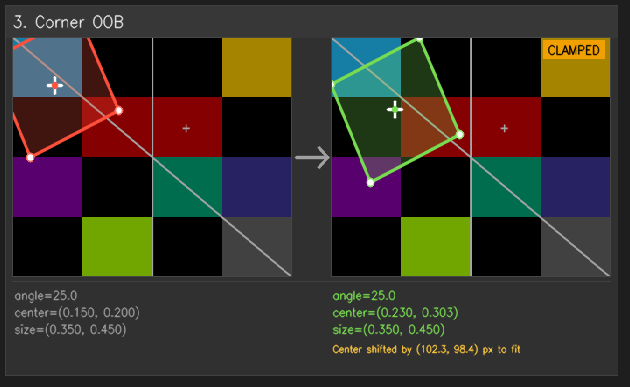
#> input picture img/bad_example.png, 630 x 387 px
$ python -i visualize_clamping.py   (imports and definitions only)
#> lines starting #> are read from the running program, lines starting #| are printed output that depends on the picture; after the words box and inside, x2 and y2 are one past the last pixel; in counts of white or black regions, pixels touching at a corner belong together
#> further down, picture is the input picture: shape (387, 630, 3); mean B, G, R 41.6, 49.1, 53.9
import argparse
import sys
from pathlib import Path

import cv2
import numpy as np

sys.path.insert(0, str(Path(__file__).parent.parent))

from utils.rotated_crop import compute_rotated_corners, clamp_config


#  Configs
CONFIGS = [
    ("Normal", {
        "alpha": 353.34, "ox": 0.434, "oy": 0.493,
        "width": 0.241, "height": 0.627,
    }),
    ("Negative w/h", {
        "alpha": 180, "ox": 0.8, "oy": 0.85,
        "width": -0.3, "height": -0.4,
    }),
    ("Corner OOB", {
        "alpha": 25, "ox": 0.15, "oy": 0.2,
        "width": 0.35, "height": 0.45,
    }),
    ("Oversized", {
        "alpha": 15, "ox": 0.5, "oy": 0.5,
        "width": 1.5, "height": 1.8,
    }),
    ("Outside image", {
        "alpha": 45, "ox": 2.5, "oy": -0.5,
        "width": 0.3, "height": 0.3,
    }),
    ("Huge angle", {
        "alpha": 7432.891, "ox": 0.123, "oy": 0.987,
        "width": 0.031, "height": 0.271,
    }),
    ("1 corner out", {
        "alpha": 20, "ox": 0.10, "oy": 0.25,
        "width": 0.22, "height": 0.18,
    }),
    ("2 corners out", {
        "alpha": 30, "ox": 0.85, "oy": 0.15,
        "width": 0.3, "height": 0.2,
    }),
    ("3 corners out", {
        "alpha": 15, "ox": 0.85, "oy": 0.85,
        "width": 0.5, "height": 0.4,
    }),
]

#  Layout constants
THUMB_W = 320          # each thumbnail width
THUMB_H = 240          # each thumbnail height
GAP = 20               # gap between cells
ARROW_W = 44           # width reserved for the arrow
LABEL_H = 32           # height for the cell label inside the cell
INFO_H = 90            # height for the text block under each pair
CELL_PAD = 8           # padding inside cell background
CELL_W = THUMB_W * 2 + ARROW_W + CELL_PAD * 2   # one cell (pair) width
CELL_H = LABEL_H + THUMB_H + INFO_H + CELL_PAD  # one cell height
COLS = 3               # grid columns
ROWS = 3               # grid rows
MARGIN = 28            # outer margin
TITLE_H = 60           # top title bar height

BG = (30, 30, 30)
BORDER_COLOR = (70, 70, 70)
ORIG_COLOR = (60, 80, 255)      # BGR red-orange
CLAMP_COLOR = (80, 220, 120)    # BGR green
TEXT_WHITE = (240, 240, 240)
TEXT_DIM = (160, 160, 160)
WARN_COLOR = (60, 200, 255)     # BGR yellow-orange


#  Drawing helpers

def draw_bbox_overlay(base_img, config, color):
    """Return a thumbnail with the rotated bbox drawn on the image."""
    img_h, img_w = base_img.shape[:2]
    thumb = cv2.resize(base_img, (THUMB_W, THUMB_H), interpolation=cv2.INTER_AREA)

    # Dim the image slightly so the bbox stands out
    thumb = (thumb * 0.65).astype(np.uint8)

    sx = THUMB_W / img_w
    sy = THUMB_H / img_h

    # Use pre-computed clipped corners if available, otherwise compute from config
    if 'src_corners_px' in config:
        corners = config['src_corners_px'].copy()
    else:
        alpha = config.get('alpha', 0)
        ox = config.get('ox', 0.5)
        oy = config.get('oy', 0.5)
        w = config.get('width', 0.5)
        h = config.get('height', 0.5)

        cx, cy = ox * img_w, oy * img_h
        pw, ph = abs(w) * img_w, abs(h) * img_h
        corners = compute_rotated_corners(cx, cy, pw, ph, alpha)

    sc = corners.copy()
    sc[:, 0] *= sx
    sc[:, 1] *= sy
    pts = sc.astype(np.int32)

    # Semi-transparent fill
    overlay = thumb.copy()
    cv2.fillPoly(overlay, [pts], color)
    cv2.addWeighted(overlay, 0.25, thumb, 0.75, 0, thumb)

    # Thick outline
    cv2.polylines(thumb, [pts], True, color, 2, cv2.LINE_AA)

    # Corner markers
    for pt in pts:
        cv2.circle(thumb, tuple(pt), 4, (255, 255, 255), -1, cv2.LINE_AA)
        cv2.circle(thumb, tuple(pt), 4, color, 1, cv2.LINE_AA)

    # Center cross
    if 'src_corners_px' in config:
        draw_cx = int(np.clip(sc[:, 0].mean(), 0, THUMB_W - 1))
        draw_cy = int(np.clip(sc[:, 1].mean(), 0, THUMB_H - 1))
    else:
        draw_cx = int(np.clip(ox * img_w * sx, 0, THUMB_W - 1))
        draw_cy = int(np.clip(oy * img_h * sy, 0, THUMB_H - 1))
    size = 8
    cv2.line(thumb, (draw_cx - size, draw_cy), (draw_cx + size, draw_cy),
             (255, 255, 255), 2, cv2.LINE_AA)
    cv2.line(thumb, (draw_cx, draw_cy - size), (draw_cx, draw_cy + size),
             (255, 255, 255), 2, cv2.LINE_AA)
    cv2.circle(thumb, (draw_cx, draw_cy), 3, color, -1, cv2.LINE_AA)

    # Thin border around thumbnail
    cv2.rectangle(thumb, (0, 0), (THUMB_W - 1, THUMB_H - 1), BORDER_COLOR, 1)

    return thumb


def put_text(canvas, text, org, scale=0.45, color=TEXT_WHITE, thickness=1):
    """Draw anti-aliased text."""
    cv2.putText(canvas, text, org, cv2.FONT_HERSHEY_SIMPLEX,
                scale, color, thickness, cv2.LINE_AA)


# [24 lines left out: functions draw_arrow, fmt_config, not called in this run]


#  Main composition

def build_visualization(base_img):
    """Build the full grid image."""
    img_h, img_w = base_img.shape[:2]
#> img_h = 387; img_w = 630

    total_w = MARGIN * 2 + COLS * CELL_W + (COLS - 1) * GAP
    total_h = MARGIN + TITLE_H + ROWS * CELL_H + (ROWS - 1) * GAP * 2 + MARGIN

    canvas = np.full((total_h, total_w, 3), BG[0], dtype=np.uint8)

    #  Title bar
    cv2.rectangle(canvas, (0, 0), (total_w, TITLE_H), (45, 45, 45), -1)
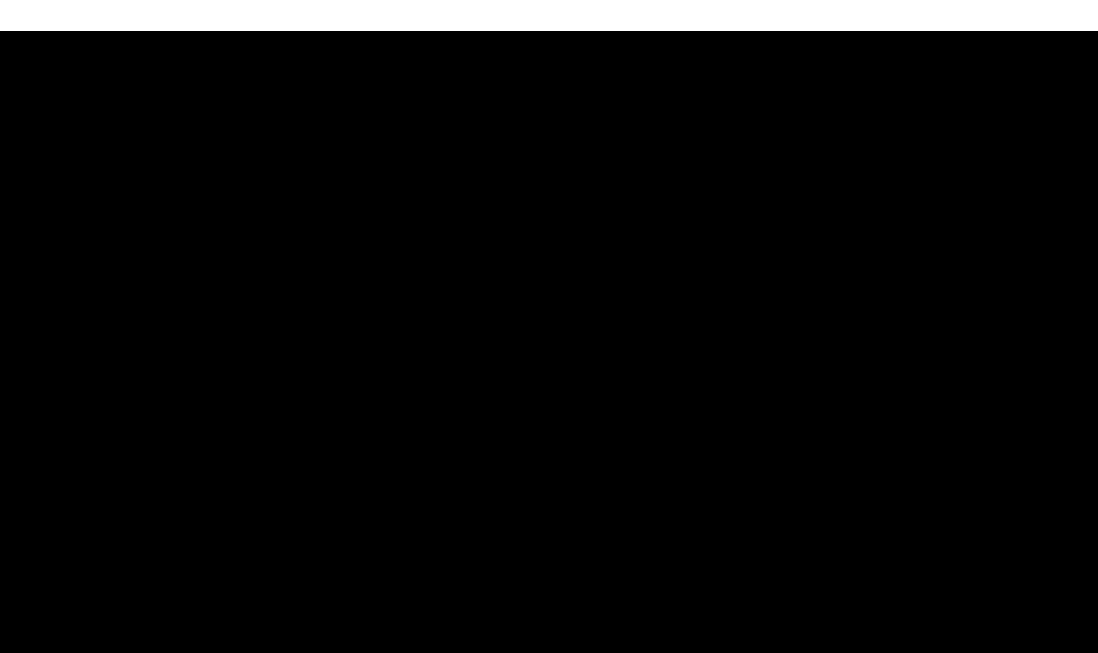
#> canvas: shape (1306, 2196, 3) (shown at 1/2 size); values 30 (black) and 45 (white), 4.7% white; 1 white region, box (x1, y1, x2, y2) and area: (0, 0, 2196, 61) 133956
    put_text(canvas, "BBOX CLAMPING VISUALIZATION", (MARGIN, 38),
             scale=0.85, color=TEXT_WHITE, thickness=2)
#> in put_text, `cv2.putText(canvas, text, org, cv2.FONT_HERSHEY_SIMPLEX, scale, color,..`:
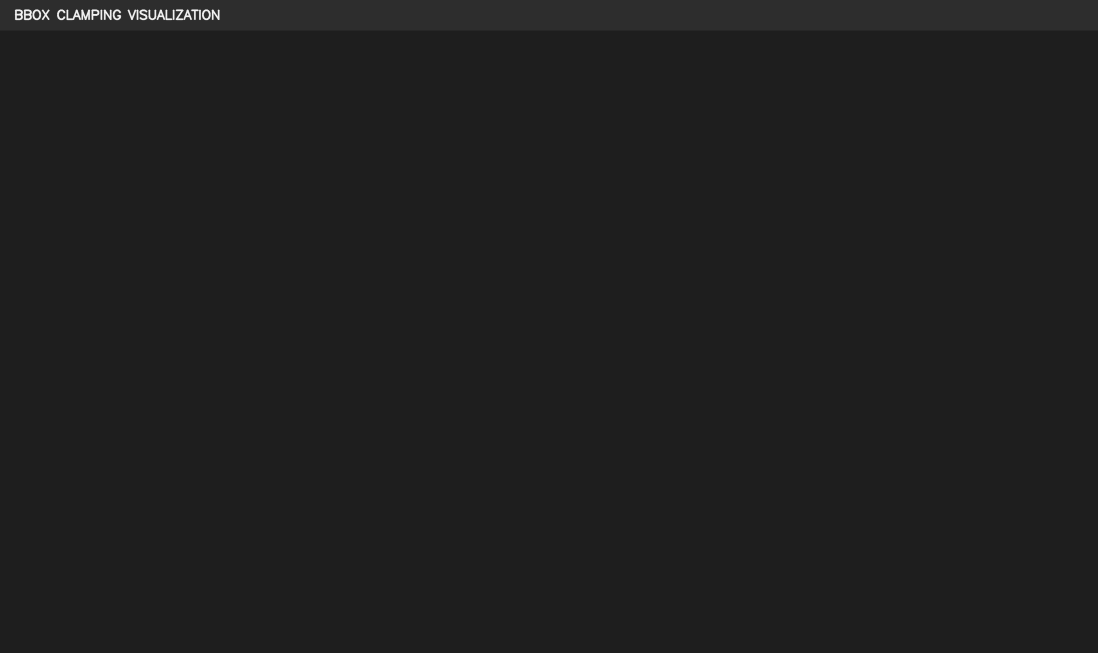
#> canvas: shape (1306, 2196, 3) (shown at 1/2 size); 0.19% of pixels changed, all inside (x1, y1, x2, y2) = (29, 18, 440, 41)

    # Legend on right side of title
    lx = total_w - 420
    cv2.rectangle(canvas, (lx, 16), (lx + 14, 30), ORIG_COLOR, -1)
#> canvas: shape (1306, 2196, 3); 0.01% of pixels changed, all inside (x1, y1, x2, y2) = (1776, 16, 1791, 31)
    put_text(canvas, "Original", (lx + 20, 29), scale=0.45, color=ORIG_COLOR)
#> in put_text (call 2), `cv2.putText(canvas, text, org, cv2.FONT_HERSHEY_SIMPLEX, scale, color,..`: canvas: shape (1306, 2196, 3); mean of channels 0, 1, 2 31, 31, 31
    cv2.rectangle(canvas, (lx + 120, 16), (lx + 134, 30), CLAMP_COLOR, -1)
#> canvas: shape (1306, 2196, 3); mean of channels 0, 1, 2 31, 31, 31
    put_text(canvas, "Clamped", (lx + 140, 29), scale=0.45, color=CLAMP_COLOR)
#> in put_text (call 3), `cv2.putText(canvas, text, org, cv2.FONT_HERSHEY_SIMPLEX, scale, color,..`: canvas: shape (1306, 2196, 3); mean of channels 0, 1, 2 31, 31, 31

    #  Grid cells
    for idx, (label, config) in enumerate(CONFIGS):
        row = idx // COLS
        col = idx % COLS

        x0 = MARGIN + col * (CELL_W + GAP)
        y0 = TITLE_H + MARGIN + row * (CELL_H + GAP)

        # Cell background with rounded-look border
        cv2.rectangle(canvas,
                      (x0, y0),
                      (x0 + CELL_W, y0 + CELL_H),
                      (48, 48, 48), -1)
        cv2.rectangle(canvas,
                      (x0, y0),
                      (x0 + CELL_W, y0 + CELL_H),
                      (65, 65, 65), 1)

        #  Cell label (inside the cell, top strip)
        cv2.rectangle(canvas,
                      (x0 + 1, y0 + 1),
                      (x0 + CELL_W - 1, y0 + LABEL_H),
                      (55, 55, 55), -1)
        put_text(canvas, f"{idx + 1}. {label}", (x0 + CELL_PAD, y0 + 22),
                 scale=0.55, color=TEXT_WHITE, thickness=1)

        # Thumbnail y-start
        ty = y0 + LABEL_H
        tx_orig = x0 + CELL_PAD
        tx_clamp = x0 + CELL_PAD + THUMB_W + ARROW_W

        #  Original thumbnail
        orig_thumb = draw_bbox_overlay(base_img, config, ORIG_COLOR)
        canvas[ty:ty + THUMB_H, tx_orig:tx_orig + THUMB_W] = orig_thumb

        #  Arrow
        arrow_x = tx_orig + THUMB_W
        draw_arrow(canvas, arrow_x, ty + THUMB_H // 2)

        #  Clamped thumbnail
        clamped_cfg, was_clamped, warnings = clamp_config(config, img_w, img_h)
        if clamped_cfg is not None:
            clamp_thumb = draw_bbox_overlay(base_img, clamped_cfg, CLAMP_COLOR)
        else:
            # Bbox completely outside image – show dimmed placeholder
            clamp_thumb = cv2.resize(base_img, (THUMB_W, THUMB_H),
                                     interpolation=cv2.INTER_AREA)
            clamp_thumb = (clamp_thumb * 0.3).astype(np.uint8)
            put_text(clamp_thumb, "OUT OF BOUNDS",
                     (THUMB_W // 2 - 60, THUMB_H // 2),
                     scale=0.5, color=WARN_COLOR, thickness=1)
        canvas[ty:ty + THUMB_H, tx_clamp:tx_clamp + THUMB_W] = clamp_thumb

        #  Info block below thumbnails
        info_y = ty + THUMB_H + 4

        # Thin separator line
        cv2.line(canvas,
                 (x0 + CELL_PAD, info_y),
                 (x0 + CELL_W - CELL_PAD, info_y),
                 (65, 65, 65), 1)
        info_y += 4

        lines_orig = fmt_config(config)
        lines_clamp = fmt_config(clamped_cfg) if clamped_cfg is not None else ("N/A",)

        # Original config info (left side, dimmed)
        for j, line in enumerate(lines_orig):
            put_text(canvas, line, (tx_orig + 2, info_y + 14 + j * 17),
                     scale=0.40, color=TEXT_DIM)

        # Clamped config info (right side, colored if changed)
        for j, line in enumerate(lines_clamp):
            clr = CLAMP_COLOR if was_clamped else TEXT_DIM
            put_text(canvas, line, (tx_clamp + 2, info_y + 14 + j * 17),
                     scale=0.40, color=clr)

        # Warnings (below clamped info, if any)
        if warnings:
            wy = info_y + 14 + len(lines_clamp) * 17 + 2
            for w_line in warnings[:2]:
                short = w_line[:50] + ("..." if len(w_line) > 50 else "")
                put_text(canvas, short, (tx_clamp + 2, wy),
                         scale=0.33, color=WARN_COLOR)
                wy += 14

        # Status badge (top-right of clamped thumbnail)
        if was_clamped:
            badge = "CLAMPED"
            badge_color = (0, 160, 240)
        else:
            badge = "OK"
            badge_color = (60, 180, 60)

        (tw, th), _ = cv2.getTextSize(badge, cv2.FONT_HERSHEY_SIMPLEX, 0.42, 1)
        bx = tx_clamp + THUMB_W - tw - 12
        by = ty + 6
        cv2.rectangle(canvas, (bx - 5, by - 3), (bx + tw + 5, by + th + 5),
                      badge_color, -1)
        put_text(canvas, badge, (bx, by + th + 1), scale=0.42,
                 color=(0, 0, 0), thickness=1)
#> this loop made 1 pass
#> pass 1, in draw_bbox_overlay, `thumb = cv2.resize(base_img, (THUMB_W, THUMB_H), interpolation=cv2.INT..`:
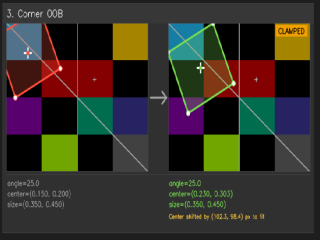
#> thumb: shape (240, 320, 3); mean B, G, R 41.6, 49.1, 53.9
#> pass 1, in draw_bbox_overlay, `thumb = (thumb * 0.65).astype(np.uint8)`:
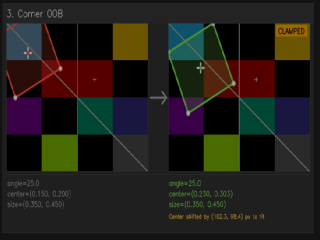
#> thumb: shape (240, 320, 3); mean B, G, R 26.7, 31.6, 34.7
#> after the loop: canvas: shape (1306, 2196, 3); mean of channels 0, 1, 2 32.7, 32.7, 32.7

    return canvas


# [43 lines left out: function main, not called in this run]


# [2 lines not run here, left out]

>>> import cv2
>>> picture = cv2.imread('../img/bad_example.png')
#> (the run stopped early here; a loop or call above may not have finished)
